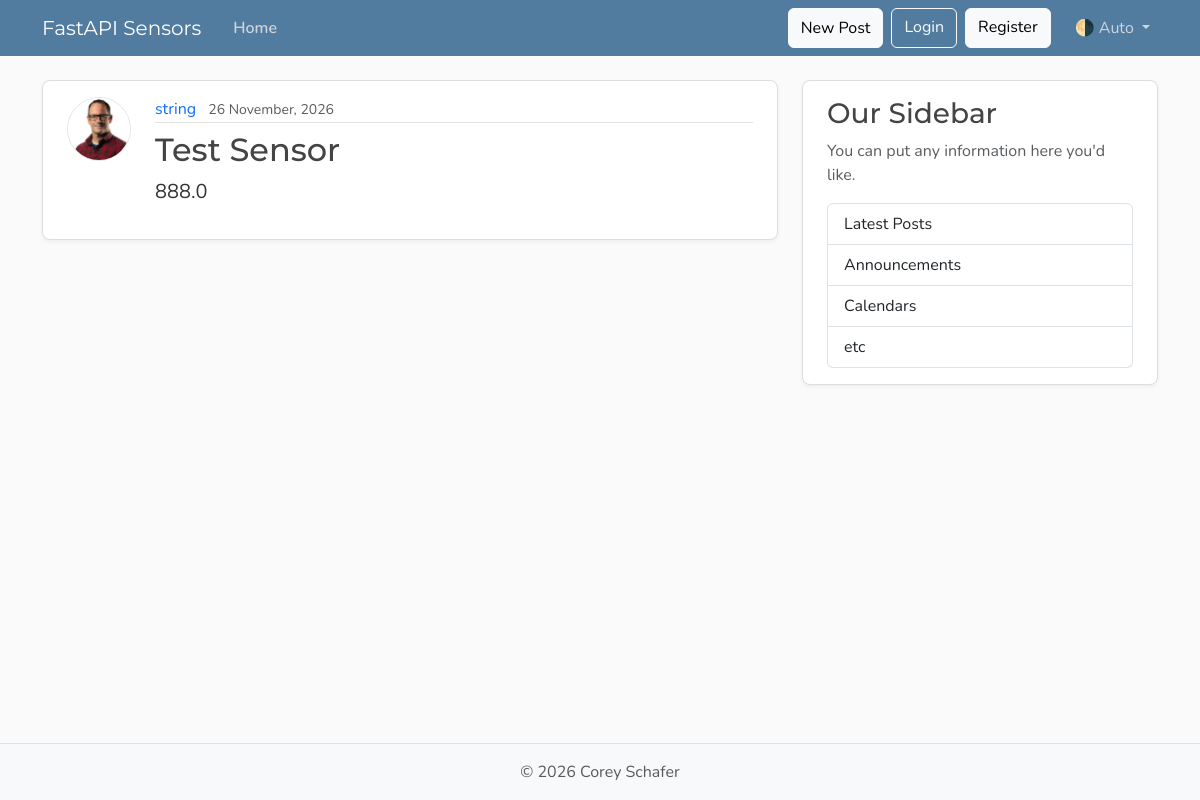
The page /sensor_reading/4 on the database its author committed.
### fastapi_intro/models.py (models this page shows, shortened)
class User(Base):
    __tablename__ = "user"
    id: Mapped[int] = mapped_column(Integer, primary_key=True, index=True)
    username: Mapped[str] = mapped_column(String(50), unique=True, nullable=False)
    email: Mapped[str] = mapped_column(String(320), unique=True, nullable=False)
    image_file: Mapped[str | None] = mapped_column(String(200), nullable=True, default=None,)
    readings:Mapped[list[Reading]] = relationship(back_populates="author", cascade="all, delete-orphan")

class Reading(Base):
    __tablename__ = "reading"
    id: Mapped[int] = mapped_column(Integer, primary_key=True, index=True)
    sensor: Mapped[str] = mapped_column(String(20), nullable=False)
    content: Mapped[float] = mapped_column(Float, nullable=False)
    user_id: Mapped[int] = mapped_column(ForeignKey("user.id"), nullable=False, index=True)
    date_timestamp: Mapped[datetime] = mapped_column(DateTime(timezone=True),
                                                     default=lambda: datetime.now(UTC))
    author: Mapped[User] = relationship(back_populates="readings")

### fastapi_intro/main.py (the view)
@app.get("/sensor_reading/{sensor_reading_id}", include_in_schema=False)
async def sensor_reading_page(request:Request, sensor_reading_id:int, db: Annotated[AsyncSession, Depends(get_db)]):
    result = await db.execute(select(models.Reading).where(models.Reading.id == sensor_reading_id).options(selectinload(models.Reading.author)))
    sensor_reading = result.scalars().first()
    if sensor_reading:
        title = sensor_reading.sensor[:50]
        return templates.TemplateResponse(request, "sensor_reading.html", {"sensor_reading":sensor_reading, "title":title})
    raise HTTPException(status_code=status.HTTP_404_NOT_FOUND, detail="Sensor reading not found")

### fastapi_intro/templates/sensor_reading.html (shortened to what this page needs)
{% extends "layout.html" %} {% block content %}
<article class="content-section py-3 px-4 mb-4">
  <div class="d-flex align-items-start gap-4">
    <img
      class="rounded-circle article-img flex-shrink-0"
      src="{{ sensor_reading.author.image_path }}"
      alt="{{ sensor_reading.author.name }}'s profile picture"
      width="64"
      height="64"
      loading="lazy"
    />
    <div class="flex-grow-1">
      <div class="article-metadata mb-2">
        <a class="me-2" href="{{url_for("user_readings", user_id=sensor_reading.author.id)}}">{{ sensor_reading.author.username }}</a>
        <small class="text-body-secondary"
          >{{ sensor_reading.date_timestamp.strftime("%d %B, %Y") }}</small
        >
      </div>
      <h2 class="article-title">{{ sensor_reading.sensor }}</h2>
      <p class="article-content">{{ sensor_reading.content }}</p>
    </div>
  </div>
</article>
{% endblock content %}

### fastapi_intro/static/css/main.css (style rules this page uses)
:root { --font-heading: "Montserrat", system-ui, -apple-system, BlinkMacSystemFont, sans-serif; --font-body: "Nunito", system-ui, -apple-system, BlinkMacSystemFont, sans-serif; --color-bg-body: #fafafa; --color-bg-content: #ffffff; --color-text-primary: #333333; --color-text-heading: #444444; --color-steel: #527c9f; --color-nav-link: #cbd5db; --color-nav-link-hover: #ffffff; --color-link-hover: #428bca; --color-border: #dddddd; --color-border-light: #e3e3e3; --spacing-xl: 5rem; --article-img-size: 4rem; --account-img-size: 7.813rem; }
body { font-family: var(--font-body); background: var(--color-bg-body); color: var(--color-text-primary); }
h1, h2, h3, h4, h5, h6 { font-family: var(--font-heading); color: var(--color-text-heading); }
a { text-decoration: none; }
.content-section { background: var(--color-bg-content); border: 1px solid var(--color-border); border-radius: 0.5rem; box-shadow: 0 2px 4px rgba(15, 23, 42, 0.05); transition: box-shadow 0.15s ease, transform 0.15s ease, border-color 0.15s ease; }
.article-title { color: var(--color-text-heading); transition: color 0.2s ease-in-out; }
.article-content { white-space: pre-line; font-size: 1.25rem; }
.article-img { height: var(--article-img-size); width: var(--article-img-size); flex-shrink: 0; object-fit: cover; border: 1px solid var(--color-border-light); box-shadow: 0 0 0 2px var(--color-bg-content); }
.article-metadata { padding-bottom: 0.063rem; border-bottom: 1px solid var(--color-border-light); }
.article-metadata a { transition: color 0.2s ease-in-out; }

### rows shown on the page
User: author.image_path (picture), author.username "string"
Reading: date_timestamp "26 November, 2026", sensor "Test Sensor", content "888.0"
